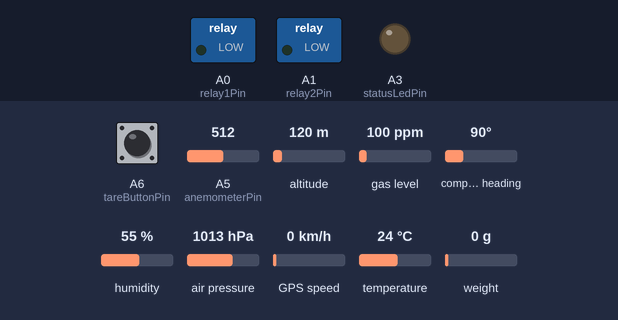
Bench run of a sketch on a simulated Arduino Mega 2560, built with avr-gcc and run on an emulated ATmega2560. Shown: switched loads named in the sketch (green lamp = pin HIGH), output pins drawn as LEDs (lit = HIGH). Wiring (inferred from the names in the program): QMC5883L compass at I2C address 0x0D. Inputs (shaded band) come from the test bench; at power-on: A5 (anemometerPin) = 512, A6 (tareButtonPin) HIGH, altitude 120 m, gas level 100 ppm, compass heading 90°, humidity 55 %, air pressure 1013 hPa, GPS speed 0 km/h, temperature 24 °C, weight on the scale 0 g. The local clock reads 2024-03-15 10:24:30 at power-on unless the sketch sets it; the GPS gets a fix after 3 s at 37.7749, -122.4194 with 8 satellites; what the sketch prints to the serial monitor is not drawn.

Above: at 0.1 s.
At 9.2 s:
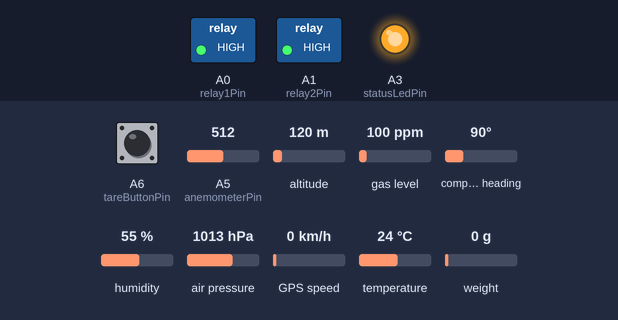
9.3 s: A5 (anemometerPin) set to 156
At 10.9 s:
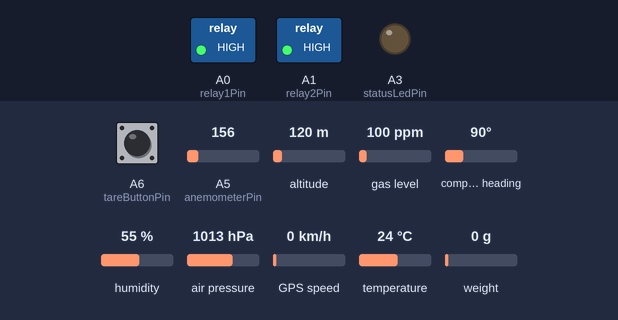
11.2 s: A5 (anemometerPin) set to 135
Timing chart, 0 to 24.1 s (numbered marks = the images above; inputs shaded):
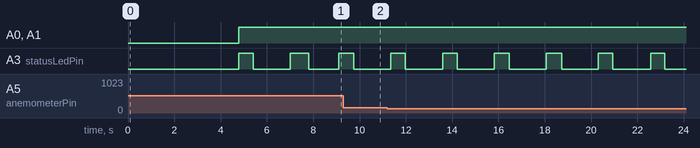

Measured:
- by itself, A3 (statusLedPin): alternates HIGH for 0.62 s and LOW for 1.6 s

The sketch:

mega_wired_v2.ino
```cpp
/*
 * ================================================================
 * ARDUINO MEGA SENSOR HUB — VERSION 2.1
 * ================================================================
 * Serial1 (Pin 18=TX, 19=RX) → ESP32 GPIO27/26 @ 115200
 * Serial3 (Pin 14=TX, 15=RX) ← NEO-M8N GPS    @   9600
 *
 * Active Sensors:
 *  1. Dual BMP390  (I2C addr 0x77 + SPI CS=2) — Pressure/Temp/Alt
 *  2. HX711 Load Cell (pins 5,6)              — Tether Tension kg
 *  3. Analog Anemometer (A5)                  — Wind Speed km/h
 *  4. DS3231 RTC (I2C 0x68)                   — Timestamp
 *  5. 2x Relay (A0, A1)                       — RTC-Scheduled
 *  6. NEO-M8N GPS (Serial3, Pin 15=RX3)       — Lat, Lon
 *  7. QMC5883L / HMC5883L (I2C auto-detect)   — Compass Heading
 *
 * Safety:
 *  - AVR Hardware Watchdog (8 s)
 *  - I2C Wire timeout + auto-clear
 *  - EEPROM persistent load cell tare
 *  - GPS timeout guard (sends 0.000000 until fix)
 *
 * GPS Wiring:
 *   GPS TX → Mega Pin 15 (RX3)
 *   GPS RX → Mega Pin 14 (TX3)
 *   GPS VCC → 5V  |  GPS GND → GND
 *
 * Compass Wiring (shared I2C bus):
 *   SDA → Mega Pin 20  |  SCL → Mega Pin 21
 *
 * CSV Output — 13 fields, NO labels:
 *   Timestamp, Temp1, Pressure1, Alt1_ASL,
 *   Temp2, Pressure2, Alt2_AGL,
 *   Wind_kmh, Load_kg, PressureDiff_hPa,
 *   Latitude, Longitude, Heading_deg
 * ================================================================
 */

#include <avr/wdt.h>
#include <Wire.h>
#include <SPI.h>
#include "Adafruit_BMP3XX.h"
#include <HX711_ADC.h>
#include <uRTCLib.h>
#include <EEPROM.h>
#include <TinyGPSPlus.h>

// ================================================================
// PIN DEFINITIONS
// ================================================================
const int statusLedPin  = A3;
const int relay1Pin     = A0;
const int relay2Pin     = A1;
const int RELAY_ON      = HIGH;
const int RELAY_OFF     = LOW;

int R1_Start_Hour = 10, R1_Start_Min = 00;
int R1_Stop_Hour  = 17, R1_Stop_Min  = 30;
int R2_Start_Hour = 10, R2_Start_Min = 00;
int R2_Stop_Hour  = 17, R2_Stop_Min  = 00;

#define BMP1_I2C_ADDRESS  0x77
#define BMP2_CS           2

const int HX711_dout    = 5;
const int HX711_sck     = 6;
const int tareButtonPin = A6;
const int anemometerPin = A5;

#define GPS_BAUD        9600
#define GPS_TIMEOUT_MS  10000UL

#define QMC5883L_ADDR   0x0D
#define HMC5883L_ADDR   0x1E

// ================================================================
// GLOBALS
// ================================================================
bool          system_error    = false;
unsigned long led_blink_start = 0;
const unsigned long LED_BLINK_DUR = 500;

#define SEALEVELPRESSURE_HPA (1013.25)
Adafruit_BMP3XX bmp1, bmp2;
bool   agl_calibrated      = false;
double ground_pressure_hpa = 0.0;
unsigned long cal_start_time = 0;
const unsigned long AGL_CAL_DELAY = 5000;

double temp1_bmp = 0, pressure1_bmp_hpa = 0, altitude1_bmp     = 0;
double temp2_bmp = 0, pressure2_bmp_hpa = 0, altitude2_bmp_agl = 0;
double pressure_difference_hpa = 0;

uRTCLib rtc(0x68);
char rtcBuffer[25];

HX711_ADC LoadCell(HX711_dout, HX711_sck);
const float savedCalibrationFactor = -8.513999;
float weight_kg = 0.0;
const int EEPROM_SIG_ADDR_LC  = 0;
const int EEPROM_TARE_ADDR_LC = 4;
const int EEPROM_SIGNATURE_LC = 0x4154;

const float minVoltage   = 0.32;
const float maxVoltage   = 5.0;
const float maxWindSpeed = 32.4;
const float mps_to_kmh   = 3.6;
float windSpeed_kmh = 0.0;

TinyGPSPlus   gps;
double        gps_lat       = 0.0;
double        gps_lon       = 0.0;
unsigned long lastGpsByteMs = 0;

enum CompassType { COMPASS_NONE, COMPASS_QMC5883L, COMPASS_HMC5883L };
CompassType compassType    = COMPASS_NONE;
float       compass_heading = 0.0;

unsigned long prev_ms_bmp     = 0, interval_bmp     = 100;
unsigned long prev_ms_wind    = 0, interval_wind    = 500;
unsigned long prev_ms_load    = 0, interval_load    = 500;
unsigned long prev_ms_rtc     = 0, interval_rtc     = 1000;
unsigned long prev_ms_compass = 0, interval_compass = 250;
unsigned long prev_ms_print   = 0, interval_print   = 2000;

char txBuffer[240];

// ================================================================
// COMPASS INIT
// ================================================================
void init_compass() {
  Wire.beginTransmission(QMC5883L_ADDR);
  if (Wire.endTransmission() == 0) {
    Wire.beginTransmission(QMC5883L_ADDR);
    Wire.write(0x0B); Wire.write(0x01); Wire.endTransmission();
    Wire.beginTransmission(QMC5883L_ADDR);
    Wire.write(0x0A); Wire.write(0x80); Wire.endTransmission();
    delay(15);
    Wire.beginTransmission(QMC5883L_ADDR);
    Wire.write(0x09); Wire.write(0b00011101); Wire.endTransmission();
    compassType = COMPASS_QMC5883L;
    Serial.println(F("[OK] Compass: QMC5883L (0x0D)"));
    return;
  }
  Wire.beginTransmission(HMC5883L_ADDR);
  if (Wire.endTransmission() == 0) {
    Wire.beginTransmission(HMC5883L_ADDR);
    Wire.write(0x00); Wire.write(0x70); Wire.endTransmission();
    Wire.beginTransmission(HMC5883L_ADDR);
    Wire.write(0x01); Wire.write(0x20); Wire.endTransmission();
    Wire.beginTransmission(HMC5883L_ADDR);
    Wire.write(0x02); Wire.write(0x00); Wire.endTransmission();
    compassType = COMPASS_HMC5883L;
    Serial.println(F("[OK] Compass: HMC5883L (0x1E)"));
    return;
  }
  Serial.println(F("[WARN] Compass: not found on I2C"));
}

// ================================================================
// COMPASS READ
// ================================================================
void update_compass() {
  int16_t cx = 0, cy = 0;
  if (compassType == COMPASS_QMC5883L) {
    Wire.beginTransmission(QMC5883L_ADDR);
    Wire.write(0x06); Wire.endTransmission(false);
    Wire.requestFrom(QMC5883L_ADDR, (uint8_t)1);
    if (!Wire.available()) return;
    if (!(Wire.read() & 0x01)) return;
    Wire.beginTransmission(QMC5883L_ADDR);
    Wire.write(0x00); Wire.endTransmission(false);
    Wire.requestFrom(QMC5883L_ADDR, (uint8_t)6);
    if (Wire.available() < 6) return;
    cx = (int16_t)(Wire.read() | (Wire.read() << 8));
    cy = (int16_t)(Wire.read() | (Wire.read() << 8));
    Wire.read(); Wire.read();
  } else if (compassType == COMPASS_HMC5883L) {
    Wire.beginTransmission(HMC5883L_ADDR);
    Wire.write(0x03); Wire.endTransmission(false);
    Wire.requestFrom(HMC5883L_ADDR, (uint8_t)6);
    if (Wire.available() < 6) return;
    cx = (int16_t)((Wire.read() << 8) | Wire.read());
    Wire.read(); Wire.read();
    cy = (int16_t)((Wire.read() << 8) | Wire.read());
    if (cx == -4096 || cy == -4096) return;
  } else { return; }
  float h = atan2((float)cy, (float)cx) * (180.0 / M_PI);
  if (h < 0) h += 360.0;
  compass_heading = h;
}

// ================================================================
// GPS READ
// ================================================================
void update_gps() {
  while (Serial3.available()) {
    char c = (char)Serial3.read();
    if (gps.encode(c)) lastGpsByteMs = millis();
  }
  if (gps.location.isValid()) {
    gps_lat = gps.location.lat();
    gps_lon = gps.location.lng();
  }
}

// ================================================================
// BMP LOGIC
// ================================================================
void update_bmp_logic() {
  const float alpha = 0.2f;
  if (bmp1.performReading()) {
    double rT = bmp1.temperature, rP = bmp1.pressure / 100.0;
    temp1_bmp         = (temp1_bmp == 0)         ? rT : temp1_bmp         * (1.0 - alpha) + rT * alpha;
    pressure1_bmp_hpa = (pressure1_bmp_hpa == 0) ? rP : pressure1_bmp_hpa * (1.0 - alpha) + rP * alpha;
    altitude1_bmp     = bmp1.readAltitude(SEALEVELPRESSURE_HPA);
  }
  if (bmp2.performReading()) {
    double rT = bmp2.temperature, rP = bmp2.pressure / 100.0;
    temp2_bmp         = (temp2_bmp == 0)         ? rT : temp2_bmp         * (1.0 - alpha) + rT * alpha;
    pressure2_bmp_hpa = (pressure2_bmp_hpa == 0) ? rP : pressure2_bmp_hpa * (1.0 - alpha) + rP * alpha;
    if (agl_calibrated)
      altitude2_bmp_agl = 44330.0 * (1.0 - pow(pressure2_bmp_hpa / ground_pressure_hpa, 0.1903));
  }
  pressure_difference_hpa = pressure1_bmp_hpa - pressure2_bmp_hpa;
}

// ================================================================
// BUILD & SEND
// ================================================================
void construct_and_send() {
  memset(txBuffer, 0, sizeof(txBuffer));
  char s_t1[8], s_p1[10], s_a1[8];
  char s_t2[8], s_p2[10], s_a2[8];
  char s_w[8],  s_l[9],   s_d[9];
  char s_lat[14], s_lon[14], s_hdg[8];

  dtostrf(temp1_bmp,               5, 2, s_t1);
  dtostrf(pressure1_bmp_hpa,       7, 2, s_p1);
  dtostrf(altitude1_bmp,           6, 2, s_a1);
  dtostrf(temp2_bmp,               5, 2, s_t2);
  dtostrf(pressure2_bmp_hpa,       7, 2, s_p2);
  dtostrf(altitude2_bmp_agl,       6, 2, s_a2);
  dtostrf(windSpeed_kmh,           5, 2, s_w);
  dtostrf(weight_kg,               6, 3, s_l);
  dtostrf(pressure_difference_hpa, 6, 2, s_d);
  dtostrf(gps_lat,                10, 6, s_lat);
  dtostrf(gps_lon,                10, 6, s_lon);
  dtostrf(compass_heading,         6, 1, s_hdg);

  snprintf(txBuffer, sizeof(txBuffer),
           "%s,%s,%s,%s,%s,%s,%s,%s,%s,%s,%s,%s,%s",
           rtcBuffer,
           s_t1, s_p1, s_a1,
           s_t2, s_p2, s_a2,
           s_w,  s_l,  s_d,
           s_lat, s_lon, s_hdg);

  Serial1.println(txBuffer);

  if ((millis() - lastGpsByteMs) > GPS_TIMEOUT_MS)
    Serial.println(F("[GPS] No fix — Lat/Lon = 0.000000"));

  Serial.print(F("[TX->ESP32] "));
  Serial.println(txBuffer);

  if (!system_error) {
    digitalWrite(statusLedPin, HIGH);
    led_blink_start = millis();
  }
}

// ================================================================
// RELAY SCHEDULE
// ================================================================
void check_relay_schedule() {
  int now_m = (rtc.hour() * 60) + rtc.minute();
  int r1s = (R1_Start_Hour * 60) + R1_Start_Min;
  int r1e = (R1_Stop_Hour  * 60) + R1_Stop_Min;
  bool r1 = (r1s < r1e) ? (now_m >= r1s && now_m < r1e)
                         : (now_m >= r1s || now_m < r1e);
  digitalWrite(relay1Pin, r1 ? RELAY_ON : RELAY_OFF);

  int r2s = (R2_Start_Hour * 60) + R2_Start_Min;
  int r2e = (R2_Stop_Hour  * 60) + R2_Stop_Min;
  bool r2 = (r2s < r2e) ? (now_m >= r2s && now_m < r2e)
                         : (now_m >= r2s || now_m < r2e);
  digitalWrite(relay2Pin, r2 ? RELAY_ON : RELAY_OFF);
}

// ================================================================
// SETUP
// ================================================================
void setup() {
  wdt_disable();
  delay(2000);

  pinMode(statusLedPin,  OUTPUT);
  pinMode(relay1Pin,     OUTPUT);
  pinMode(relay2Pin,     OUTPUT);
  pinMode(tareButtonPin, INPUT_PULLUP);
  digitalWrite(relay1Pin,    RELAY_OFF);
  digitalWrite(relay2Pin,    RELAY_OFF);
  digitalWrite(statusLedPin, LOW);

  Serial.begin(115200);
  Serial.println(F("=== Mega Sensor Hub V2.1 ==="));
  Serial.println(F("Serial1(Pin18/19)->ESP32 | Serial3(Pin14/15)<-GPS"));

  Serial1.begin(115200);
  Serial3.begin(GPS_BAUD);
  lastGpsByteMs = millis();
  Serial.println(F("[OK] GPS on Serial3 (RX3=Pin15, TX3=Pin14) @ 9600"));

  Wire.begin();
  Wire.setClock(400000);
  Wire.setWireTimeout(3000, true);

  if (!bmp1.begin_I2C(BMP1_I2C_ADDRESS)) Serial.println(F("[ERR] BMP1 I2C Fail"));
  else Serial.println(F("[OK] BMP1 I2C Ready"));

  if (!bmp2.begin_SPI(BMP2_CS)) Serial.println(F("[ERR] BMP2 SPI Fail"));
  else Serial.println(F("[OK] BMP2 SPI Ready"));

  bmp1.setTemperatureOversampling(BMP3_OVERSAMPLING_4X);
  bmp1.setPressureOversampling(BMP3_OVERSAMPLING_4X);
  bmp1.setOutputDataRate(BMP3_ODR_50_HZ);
  bmp1.setIIRFilterCoeff(BMP3_IIR_FILTER_COEFF_3);

  bmp2.setTemperatureOversampling(BMP3_OVERSAMPLING_4X);
  bmp2.setPressureOversampling(BMP3_OVERSAMPLING_4X);
  bmp2.setOutputDataRate(BMP3_ODR_50_HZ);
  bmp2.setIIRFilterCoeff(BMP3_IIR_FILTER_COEFF_3);

  cal_start_time = millis();
  init_compass();

  LoadCell.begin();
  LoadCell.start(2000, false);
  if (LoadCell.getTareTimeoutFlag()) {
    Serial.println(F("[ERR] Load Cell Timeout! Check HX711 wiring."));
  } else {
    LoadCell.setCalFactor(savedCalibrationFactor);
    Serial.println(F("[OK] Load Cell Ready"));
    int sig;
    EEPROM.get(EEPROM_SIG_ADDR_LC, sig);
    if (sig == EEPROM_SIGNATURE_LC) {
      long savedTare;
      EEPROM.get(EEPROM_TARE_ADDR_LC, savedTare);
      LoadCell.setTareOffset(savedTare);
      Serial.println(F("[OK] Load Cell Tare Loaded from EEPROM"));
    } else {
      Serial.println(F("[INFO] No Tare in EEPROM. Press A6 to zero."));
    }
  }

  wdt_enable(WDTO_8S);
  Serial.println(F("--- System Live (WDT=8s) ---"));
  Serial.println(F("CSV: Timestamp,T1,P1,A1,T2,P2,A2,Wind,Load,dP,Lat,Lon,Heading"));
}

// ================================================================
// LOOP
// ================================================================
void loop() {
  wdt_reset();

  if (Wire.getWireTimeoutFlag()) {
    Wire.clearWireTimeoutFlag();
    system_error = true;
  } else {
    system_error = false;
  }

  if (system_error) {
    digitalWrite(statusLedPin, HIGH);
  } else {
    if (digitalRead(statusLedPin) == HIGH &&
        (millis() - led_blink_start > LED_BLINK_DUR))
      digitalWrite(statusLedPin, LOW);
  }

  update_gps();
  LoadCell.update();

  static bool btn = HIGH, lastBtn = HIGH;
  static unsigned long debounceT = 0;
  bool reading = digitalRead(tareButtonPin);
  if (reading != lastBtn) debounceT = millis();
  if ((millis() - debounceT) > 50) {
    if (reading != btn) {
      btn = reading;
      if (btn == LOW) {
        Serial.println(F("Tare pressed — zeroing load cell..."));
        LoadCell.tareNoDelay();
      }
    }
  }
  lastBtn = reading;

  if (LoadCell.getTareStatus()) {
    long newTare = LoadCell.getTareOffset();
    EEPROM.put(EEPROM_SIG_ADDR_LC,  EEPROM_SIGNATURE_LC);
    EEPROM.put(EEPROM_TARE_ADDR_LC, newTare);
    Serial.println(F("[OK] Tare saved to EEPROM"));
  }

  unsigned long now = millis();

  if (!agl_calibrated && (now - cal_start_time >= AGL_CAL_DELAY)) {
    if (bmp2.performReading()) {
      ground_pressure_hpa = bmp2.pressure / 100.0;
      agl_calibrated = true;
      Serial.print(F("[OK] AGL Baseline: "));
      Serial.print(ground_pressure_hpa); Serial.println(F(" hPa"));
    }
  }

  if (now - prev_ms_bmp     >= interval_bmp)     { update_bmp_logic();  prev_ms_bmp     = now; }
  if (now - prev_ms_wind    >= interval_wind)    {
    float v = (analogRead(anemometerPin) / 1023.0) * 5.0;
    v = constrain(v, minVoltage, maxVoltage);
    windSpeed_kmh = ((v - minVoltage) / (maxVoltage - minVoltage)) * maxWindSpeed * mps_to_kmh;
    prev_ms_wind = now;
  }
  if (now - prev_ms_load    >= interval_load)    { weight_kg = LoadCell.getData() / 1000.0; prev_ms_load = now; }
  if (now - prev_ms_rtc     >= interval_rtc)     {
    rtc.refresh();
    snprintf(rtcBuffer, sizeof(rtcBuffer), "%04d/%02d/%02d-%02d:%02d:%02d",
             rtc.year(), rtc.month(), rtc.day(),
             rtc.hour(), rtc.minute(), rtc.second());
    check_relay_schedule();
    prev_ms_rtc = now;
  }
  if (now - prev_ms_compass >= interval_compass) { update_compass();     prev_ms_compass = now; }
  if (now - prev_ms_print   >= interval_print)   { construct_and_send(); prev_ms_print   = now; }
}
```
